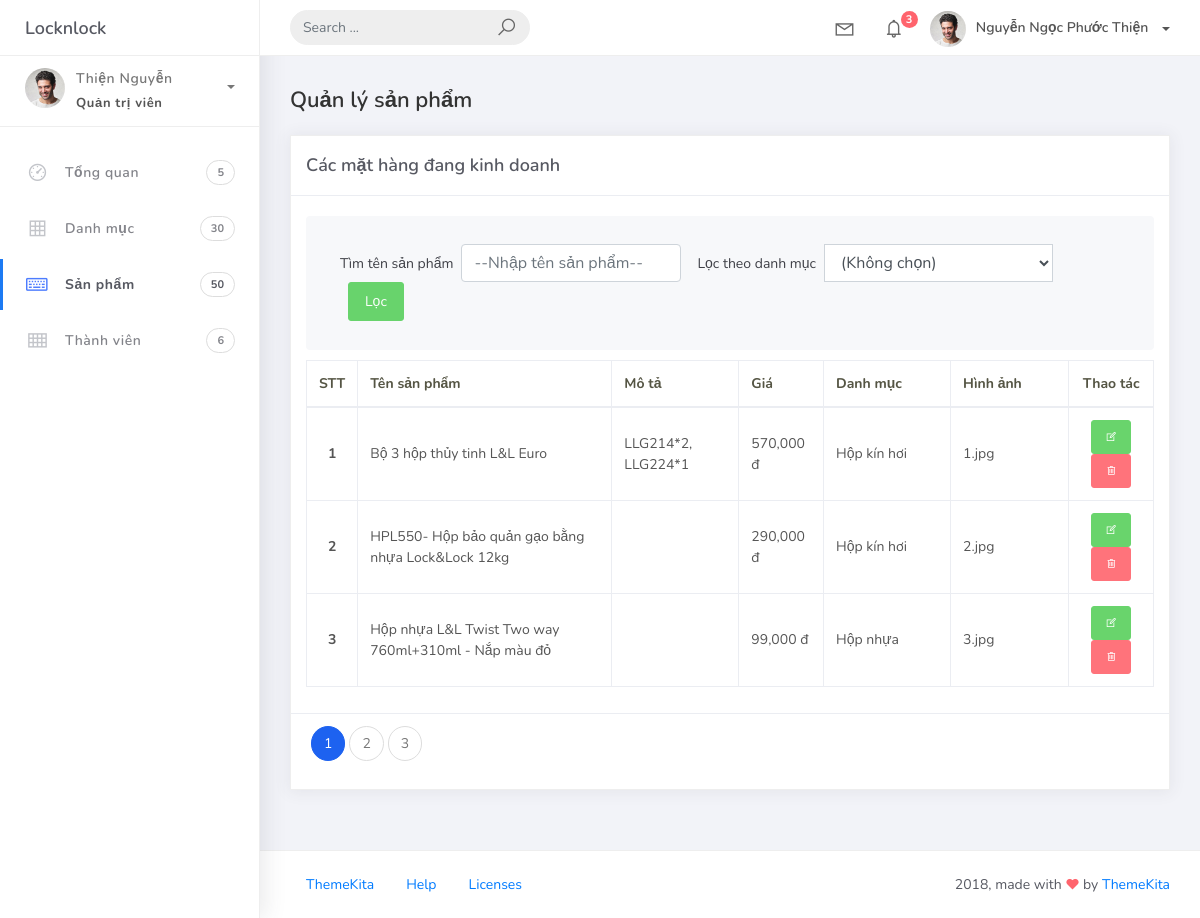
/admin/products.php (signed in), run on the app's committed database.
### tables this page shows
CREATE TABLE IF NOT EXISTS `products` (
  `id` int(11) NOT NULL AUTO_INCREMENT COMMENT 'ID sản phẩm',
  `name` varchar(200) DEFAULT NULL COMMENT 'Tên sản phẩm',
  `description` tinytext COMMENT 'Mô tả sơ lược về sản phẩm',
  `price` int(11) DEFAULT '0' COMMENT 'Giá sản phẩm',
  `postID` int(11) DEFAULT '0' COMMENT 'Bài viết về sản phẩm',
  `categoryID` int(11) DEFAULT NULL,
  `thumbnail_url` varchar(50) DEFAULT NULL COMMENT 'url hình sản phẩm thu nhỏ',
  `created` datetime DEFAULT CURRENT_TIMESTAMP,
  PRIMARY KEY (`id`)
);

CREATE TABLE IF NOT EXISTS `categories` (
  `id` int(11) NOT NULL AUTO_INCREMENT COMMENT 'id của danh mục',
  `name` varchar(50) DEFAULT NULL COMMENT 'tên danh mục',
  `description` text COMMENT 'mô tả danh mục',
  `url_img` text COMMENT 'source ảnh danh mục',
  `parentId` int(11) DEFAULT NULL COMMENT 'id danh mục cha',
  `isFrontPage` char(50) DEFAULT 'N' COMMENT 'có hiện lên trang chủ hay không',
  `status` int(1) DEFAULT '1' COMMENT '0: inactive, 1: active',
  PRIMARY KEY (`id`)
);

### admin/lib/database.php (called while the page is built, shortened)
<?php
    class database{
        private $hostname;
        private $username;
        private $password;
        private $database;
        protected $connection;
        protected $result;
        function __construct()
        {
            $this->hostname = 'localhost';
            $this->username = 'root';
            $this->password = '123456';
            $this->database = 'locknlock';
        }
        private function connect(){
            if (!isset($this->connection)) {
                $this->connection = new mysqli($this->hostname, $this->username, $this->password, $this->database);
                $this->connection-> set_charset("utf8");
            }
            return $this->connection;
        }
        public function execute($sql){
            $this->result = $this->connection->query($sql);
            return $this->result;
        }
        public function getData(){
            if ($this->result) {
                $data = mysqli_fetch_assoc($this->result);
            }else{
                $data = 0;
            }
            return $data;
        }
    }
 ?>

### admin/model/global.model.php (called while the page is built)
<?php
class global_default_model {
    private $db;
    function __construct()
    {
        $this->db = new database();
    }
    public function getNumberCategory() {
        $sql = 'SELECT COUNT(id) as ketqua FROM CATEGORIES C WHERE C.status=1';
        $this->db->execute($sql);
        $result = $this->db->getData();
        return $result['ketqua'];
    }
}
?>

### admin/controller/global.controller.php (called while the page is built)
<?php
include './model/global.model.php';
class globalController {
    public function getGlobalInfo() {
        $model = new global_default_model();
        $numberOfCategories = $model->getNumberCategory();
        $info = [
            'numberOfCategories'=>$numberOfCategories
        ];
        return $info;
    }
}

### admin/router.php (called while the page is built, shortened)
<?php
if (!isset($_SESSION['user_info']) && $controller!='login') {
    header('Location: login.php');
} else {
$action = isset($_GET['action']) ? $_GET['action'] : 'default';
$controllerObject = new controller();
$data = $controllerObject->{ $action }();
include './controller/global.controller.php';
$globalControllerObject = new globalController();
$globalInfo = $globalControllerObject->getGlobalInfo();
$data['global'] = $globalInfo;
}
?>

### admin/model/products.model.php (called while the page is built)
<?php
class default_model {
    private $db;
    function __construct()
    {
        $this->db = new database();
    }
    public function getProducts($page=1, $categoryId = '',$productName='',$itemsPerPage=3) {
        $offset = $page - 1;
        $whereClause = ' WHERE '. (!empty($categoryId)?'P.categoryId='.(int)$categoryId:'1=1');
        $whereClause .= ' AND '. ($productName!=''?'P.name LIKE \'%'.$productName.'%\'':'2=2');
        $sql = 'SELECT P.id, P.name, p.price, c.name as catName, p.description, p.thumbnail_url, p.categoryId FROM PRODUCTS P INNER JOIN CATEGORIES C ON P.categoryID = C.id' . $whereClause;
        $sql .= ' LIMIT '.$offset.','.$itemsPerPage;
        $this->db->execute($sql);
        $result = $this->db->getAllData();
        $sql_count = 'SELECT count(P.id) as ketqua FROM PRODUCTS P INNER JOIN CATEGORIES C ON P.categoryID = C.id' . $whereClause;
        $this->db->execute($sql_count);
        $totalProducts = $this->db->getData();
        $totalProducts = $totalProducts['ketqua'];
        $totalPages = ceil($totalProducts/$itemsPerPage);
        $data = [
            'products' => $result,
            'totalProducts' => $totalProducts,
            'totalPages' => $totalPages,
            'page' => $page
        ];
        return $data;
    }
}
?>

### admin/controller/products.controller.php (called while the page is built, shortened)
<?php
include './model/products.model.php';
class controller {
    public function default() {
        $model = new category_model();
        $categoryList = $model->getAllCategories();
        $model = new default_model();
        $page = (int)(isset($_GET['page'])?($_GET['page']>0?$_GET['page']:1):1);
        $itemsPerPage = (int)(isset($_GET['itemsPerPage'])?($_GET['itemsPerPage']>0?$_GET['itemsPerPage']:5):5);
        $filterProductName = isset($_GET['keyword'])?$_GET['keyword']:'';
        $filterCategoryId = isset($_GET['categoryId'])?$_GET['categoryId']:'';
            $link = '';
            $link .= !empty($filterProductName)?'&keyword='.$filterProductName:'';
            $link .= !empty($filterCategoryId)?'&categoryId='.$filterCategoryId:'';
        $productList = $model->getProducts($page,$filterCategoryId,$filterProductName);
        $data = [
            'view' => 'products',
            'productList' => $productList['products'],
            'totalPages' =>  $productList['totalPages'],
            'page' => $page,
            'itemPerPage' => $itemsPerPage,
            'categoryList' => $categoryList,
            'link' => $link
        ];
          return $data;
    }
}

### admin/view/products.view.php (the view, shortened to what this page needs)
<div class="container-fluid">
    <h4 class="page-title">Quản lý sản phẩm</h4>
    <div class="card">
        <div class="card-header">
            <div class="card-title">Các mặt hàng đang kinh doanh</div>
        </div>
        <div class="card-body">
            <div class="card-sub">
                <form action="" method="get">
                    <div class="form-group form-inline">
                        <label for="inlineinput" class="col-form-label">Tìm tên sản phẩm</label>
                        <div class="pl-2 pr-3">
                            <input value='<?=@$_GET['keyword']?>' name='keyword' type="text" class="form-control input-full" id="inlineinput" placeholder="--Nhập tên sản phẩm--">
                        </div>
                        <label for="inlineinput" class="col-form-label">Lọc theo danh mục</label>
                        <div class="pl-2 pr-3">
                            <select class="form-control input-square" id="squareSelect" name='categoryId'>
                                <option value=''>(Không chọn)</option>
                            </select>
                        </div>
                        <div class="pl-2">
                            <button type="submit" class="btn btn-success">Lọc</button>
                        </div>
                    </div>
                </form>
            </div>
            <?php if (count($data['productList'])>0) { ?>
            <div class="table-responsive">
                <table class="table table-bordered">
                    <thead>
                        <tr>
                            <th style="width: 5%">STT</th>
                            <th style="width: 30%">Tên sản phẩm</th>
                            <th style="width: 15%">Mô tả</th>
                            <th style="width: 10%">Giá</th>
                            <th style="width: 15%">Danh mục</th>
                            <th>Hình ảnh</th>
                            <th class='text-center' style="width: 10%">Thao tác</th>
                        </tr>
                    </thead>
                    <tbody>
                        <?php for ($i = 0; $i < count($data['productList']); $i++) { ?>
                            <tr>
                                <th scope="row" class='text-center'><?= 1 + $i + $data['itemPerPage'] * ($data['page'] - 1) ?></th>
                                <td><?= $data['productList'][$i]['name'] ?></td>
                                <td><?= $data['productList'][$i]['description'] ?></td>
                                <td><?= number_format($data['productList'][$i]['price']) ?> đ</td>
                                <td><?= $data['productList'][$i]['catName'] ?></td>
                                <td><?= $data['productList'][$i]['thumbnail_url'] ?></td>
                                <td class="text-center">
                                    <a href='?action=edit&id=<?= $data['productList'][$i]['id'] ?>' class="btn btn-success text-white btn-sm"><i class="la la-edit"></i></a>
                                    <a href='?action=delete&id=<?= $data['productList'][$i]['id'] ?>' class="btn btn-danger text-white btn-sm"><i class="la la-trash"></i></a>
                                </td>
                            </tr>
                        <?php } ?>
                    </tbody>
                </table>
            </div>
            <?php } else { ?>
                <p class="text-danger">Không tìm thấy sản phẩm nào...</p>
            <?php } ?>
        </div>
        <div class="card-footer">
            <ul class="pagination pg-primary">
                <?php
                for ($k = 1; $k < $data['totalPages']; $k++) {
                ?>
                    <li class="page-item <?= $data['page'] == $k ? 'active' : '' ?>"><a class="page-link" href="?page=<?= $k ?><?=$data['link']?>"><?= $k ?></a></li>
                <?php } ?>
            </ul>
        </div>
    </div>
</div>

### data on the page
products: page "1", name "Bộ 3 hộp thủy tinh L&L Euro", description "LLG214*2, LLG224*1", price "570,000", categoryID.name "Hộp kín hơi", thumbnail_url "1.jpg"
products: page "2", name "HPL550- Hộp bảo quản gạo bằng nhựa Lock&Lock 12kg", price "290,000", categoryID.name "Hộp kín hơi", thumbnail_url "2.jpg"
products: page "3", name "Hộp nhựa L&L Twist Two way 760ml+310ml - Nắp màu đỏ", price "99,000", categoryID.name "Hộp nhựa", thumbnail_url "3.jpg"

### other printed values
$_SESSION['user_info']['hoten'] "Nguyễn Ngọc Phước Thiện"
$data['global']['numberOfCategories'] "30"
